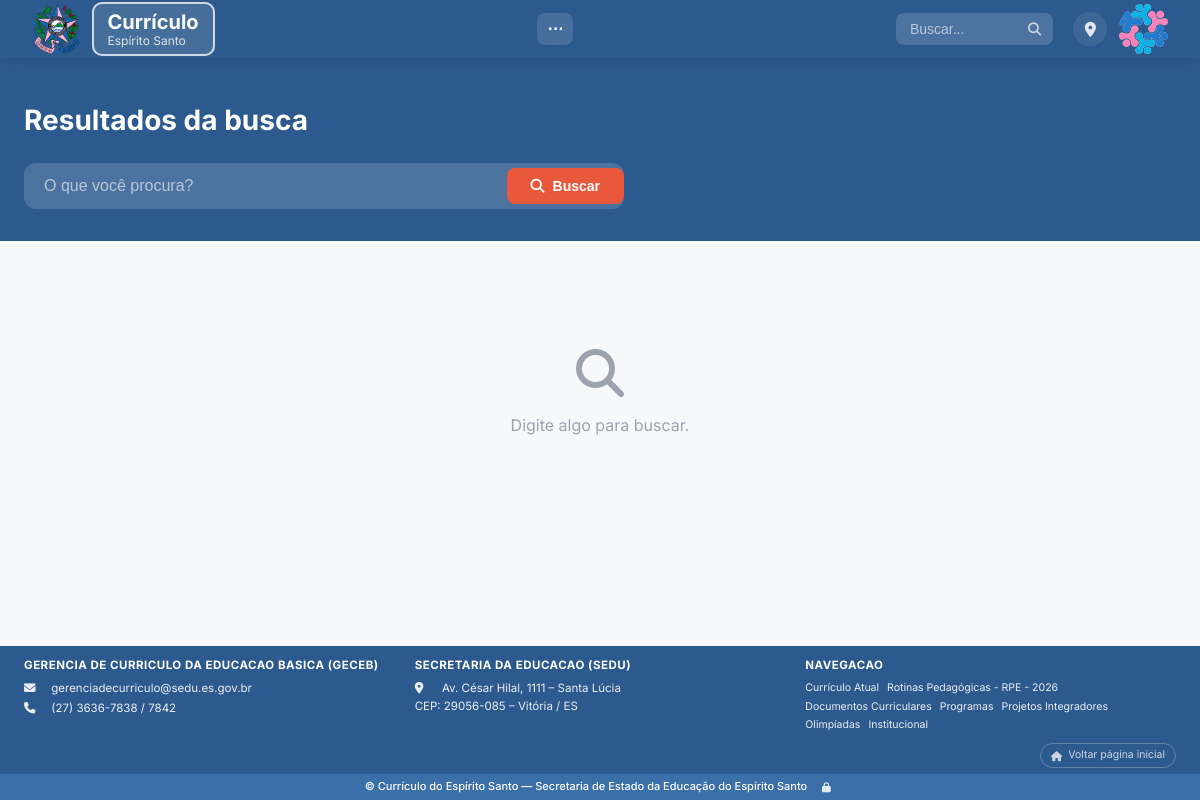
Page /busca/ on the committed database.
### conteudo/models.py (models this page shows, shortened)
class ConfiguracaoSite(models.Model):
    nome_site = models.CharField('Nome do site', max_length=200, default='Currículo do Espírito Santo')
    descricao = models.TextField('Descrição', default='Currículo da Educação Básica do Espírito Santo')
    home_titulo = models.CharField(
        'Título da página inicial', max_length=200,
        default='Currículo do Espírito Santo'
    )
    home_texto = models.TextField(
        'Texto da página inicial', blank=True,
        default='<p>Referencial curricular da Educação Básica, elaborado em regime de colaboração entre Estado e municípios.</p>'
    )
    email_contato = models.EmailField('E-mail de contato', default='gerenciadecurriculo@sedu.es.gov.br')
    telefone = models.CharField('Telefone', max_length=50, default='(27) 3636-7838 / 7842')
    endereco = models.TextField(
        'Endereço',
        default='Av. César Hilal, 1111 – Santa Lúcia\nCEP: 29056-085 – Vitória / ES'
    )
    logo = models.ImageField('Logo', upload_to='config/', blank=True, null=True)
    favicon = models.ImageField('Favicon', upload_to='config/', blank=True, null=True)
    rodape_col1_titulo = models.CharField('Rodape: titulo coluna 1', max_length=200, blank=True, default='GERENCIA DE CURRICULO DA EDUCACAO BASICA (GECEB)')
    rodape_col1_html = models.TextField('Rodape: conteudo coluna 1 (HTML)', blank=True)
    rodape_col2_titulo = models.CharField('Rodape: titulo coluna 2', max_length=200, blank=True, default='SECRETARIA DA EDUCACAO (SEDU)')
    rodape_col2_html = models.TextField('Rodape: conteudo coluna 2 (HTML)', blank=True)
    rodape_col3_titulo = models.CharField('Rodape: titulo coluna 3', max_length=200, blank=True, default='Navegacao')
    rodape_col3_html = models.TextField('Rodape: conteudo coluna 3 (HTML)', blank=True, help_text='Se vazio, exibe links automaticos das categorias do menu.')
    rodape_copyright = models.CharField('Rodape: texto copyright', max_length=300, blank=True)
    rodape_imagem = models.ImageField('Rodape: imagem/logo', upload_to='config/', blank=True, null=True)
    titulo_destaques = models.TextField('Título da seção "Destaques"', blank=True, default='Destaques')
    titulo_recentes = models.TextField('Título da seção "Conteúdos recentes"', blank=True, default='Conteúdos recentes')
    titulo_areas = models.TextField('Título da seção "Navegue por área"', blank=True, default='Navegue por área')
    icone_destaques = models.CharField('Ícone de "Destaques" (padrão do site)', max_length=100, blank=True)
    icone_destaques_imagem = models.FileField('Ícone de "Destaques" (imagem)', upload_to='icones_secao/', blank=True, null=True)
    icone_recentes = models.CharField('Ícone de "Conteúdos recentes" (padrão do site)', max_length=100, blank=True, default='fas fa-wand-magic-sparkles')
    icone_recentes_imagem = models.FileField('Ícone de "Conteúdos recentes" (imagem)', upload_to='icones_secao/', blank=True, null=True)
    icone_areas = models.CharField('Ícone de "Navegue por área" (padrão do site)', max_length=100, blank=True, default='fas fa-compass')
    icone_areas_imagem = models.FileField('Ícone de "Navegue por área" (imagem)', upload_to='icones_secao/', blank=True, null=True)
    class Meta:
        verbose_name = 'Configuração do site'
        verbose_name_plural = 'Configuração do site'
        permissions = [
            ('pode_acessar_organizador', 'Pode acessar: Organizador de Conteúdo'),
            ('pode_acessar_adicionar_arquivos', 'Pode acessar: Adicionar Arquivos'),
            ('pode_acessar_barra_superior', 'Pode acessar: Botões da Barra Superior'),
            ('pode_acessar_editor_rodape', 'Pode acessar: Editor do Rodapé'),
            ('pode_acessar_area_do_site', 'Pode acessar: Área do Site'),
            ('pode_acessar_estrutura_arvores', 'Pode acessar: Estrutura de Árvores'),
        ]
    @classmethod
    def get_config(cls):
        config, _ = cls.objects.get_or_create(pk=1)
        return config

class Categoria(models.Model):
    nome = models.CharField('Nome', max_length=200)
    slug = models.SlugField('URL amigável', max_length=200, unique=True, blank=True)
    descricao = models.TextField('Descrição', blank=True)
    icone = models.CharField(
        'Ícone', max_length=50, blank=True,
        help_text='Nome do ícone (ex: fas fa-book, fas fa-trophy)'
    )
    icone_imagem = models.FileField(
        'Ícone personalizado (imagem)', upload_to='icones_categoria/', blank=True, null=True,
        help_text='Envie uma imagem para usar como ícone deste botão, no lugar do ícone '
                  'automático/Font Awesome. Aceita qualquer formato (PNG, JPG, SVG, ICO, '
                  'WEBP...). Use uma imagem com fundo transparente para não prejudicar a '
                  'estética do botão. A imagem é ajustada automaticamente ao espaço do '
                  'ícone (sem cortar) tanto no botão principal quanto em subbotões. Se '
                  'preenchido, tem prioridade sobre o ícone escolhido.'
    )
    imagem = models.ImageField('Imagem de capa', upload_to='categorias/', blank=True, null=True)
    ordem = models.PositiveIntegerField('Ordem no menu', default=0)
    ativa = models.BooleanField('Ativa', default=True)
    categoria_pai = models.ForeignKey(
        'self', on_delete=models.CASCADE, null=True, blank=True,
        related_name='subcategorias', verbose_name='Categoria pai'
    )
    mostrar_menu_superior = models.BooleanField(
        'Aparecer na barra superior do site', default=False,
        help_text='Se marcado, o botão aparece na barra azul do topo da página '
                  'inicial e na lista "Navegação" do rodapé. Se desmarcado, some '
                  'dessas duas barras (mas a página da categoria continua existindo). '
                  'Vale apenas para botões do nível principal.'
    )
    mostrar_navegue_area = models.BooleanField(
        'Aparecer no "Navegue por área"', default=False,
        help_text='Se marcado, o botão aparece na seção "Navegue por área" da '
                  'página inicial. Se desmarcado, não aparece lá. '
                  'Vale apenas para botões do nível principal.'
    )
    mostrar_area_central = models.BooleanField(
        'Aparecer na área central (ao lado do Currículo Atual)', default=False,
        help_text='Se marcado, o botão aparece centralizado na página inicial, '
                  'ao lado do botão "Currículo Atual". Independente da barra '
                  'superior — pode marcar um, outro, os dois ou nenhum. A ordem '
                  'de exibição usa o mesmo campo "Ordem no menu". '
                  'Vale apenas para botões do nível principal.'
    )
    url_externa = models.URLField(
        'URL / Link de acesso externo', max_length=500, blank=True,
        help_text='Opcional. Se preenchido, ao clicar neste botão o visitante '
                  'será direcionado para este endereço externo em vez de abrir '
                  'a página interna da categoria.'
    )
    mostrar_conteudos_recentes = models.BooleanField(
        'Aparecer em Conteúdos Recentes', default=False,
        help_text='Se marcado, os conteúdos desta categoria poderão aparecer '
                  'automaticamente na área "Conteúdos Recentes" da página inicial.'
    )
    mostrar_como_card = models.BooleanField(
        'Mostrar como card grande na página do pai', default=True,
        help_text='Vale apenas para subcategorias (botões dentro de outro botão). '
                  'Se marcado, aparece como chip no topo E como card grande clicável '
                  'no meio da página do pai. Se desmarcado, aparece SOMENTE como chip '
                  'no topo (sem duplicar). Subáreas criadas pela função "Criar subárea '
                  'nos botões marcados" já nascem desmarcadas, por padrão.'
    )
    class Meta:
        verbose_name = 'Categoria'
        verbose_name_plural = 'Categorias'
        ordering = ['ordem', 'nome']
    @property
    def link_externo(self):
        url = (self.url_externa or '').strip()
        if not url:
            return ''
        if '://' in url or url.startswith(('mailto:', 'tel:', '//', '#', '/')):
            return url
        return 'https://' + url

### conteudo/views.py (the view, shortened to what this page needs)
# urls.py: path('busca/', views.busca, name='busca'),
def busca(request):
    from .busca_utils import filtrar_por_texto
    query = request.GET.get('q', '').strip()
    resultados = []
    categorias_encontradas = []
    return render(request, 'busca.html', {
        'query': query,
        'resultados': resultados,
        'categorias_encontradas': categorias_encontradas,
    })

### conteudo/context_processors.py (called while the page is built)
def site_config(request):
    return {
        'config': ConfiguracaoSite.get_config(),
        'menu_categorias': Categoria.objects.filter(
            ativa=True, categoria_pai__isnull=True, mostrar_menu_superior=True
        ),
    }

### inteligencia/ua_parser.py (called while the page is built, shortened)
def detectar_dispositivo(ua):
    if not ua:
        return 'desktop'

def detectar_navegador(ua):
    if not ua:
        return 'Outro'

### templates/busca.html (shortened to what this page needs)
{% extends 'base.html' %}
{% block logo_class %}logo-pulse{% endblock %}
{% block content %}
<section class="page-header">
    <div class="container">
        <h1>Resultados da busca</h1>
        <form action="{% url 'conteudo:busca' %}" class="search-form search-form-large">
            <input type="text" name="q" value="{{ query }}" placeholder="O que você procura?" class="search-input" autofocus>
            <button type="submit" class="btn btn-primary"><i class="fas fa-search"></i> Buscar</button>
        </form>
    </div>
</section>
<section class="section">
    <div class="container">
        {% if query %}
            {% if categorias_encontradas %}
            <div class="busca-categorias">
                <h3 class="busca-categorias-titulo"><i class="fas fa-folder-open"></i> Botões e áreas do site</h3>
                <div class="subcategories">
                    {% for cat in categorias_encontradas %}
                    <a href="{% url 'conteudo:categoria' cat.slug %}" class="subcategory-chip">
                        {% if cat.icone_imagem %}<img src="{{ cat.icone_imagem.url }}" alt="" class="icone-personalizado chip-icone-personalizado">
                        {% elif cat.icone %}<i class="{{ cat.icone }}"></i>{% endif %}
                        {{ cat.nome }}
                        {% if cat.categoria_pai %}<span class="chip-pai">em {{ cat.categoria_pai.nome }}</span>{% endif %}
                    </a>
                    {% endfor %}
                </div>
            </div>
            {% endif %}
            {% if resultados %}
            <p class="results-count">{{ resultados|length }} resultado{{ resultados|pluralize }} para "{{ query }}"</p>
            <div class="content-list">
                {% for item in resultados %}
                <a href="{% if item.link_externo %}{{ item.link_externo }}{% else %}{% url 'conteudo:conteudo_detalhe' item.slug %}{% endif %}"
                   class="list-item"
                   {% if item.link_externo %}target="_blank" rel="noopener"{% endif %}>
                    <div class="list-icon{% if item.icone_imagem %} sem-fundo{% endif %}">
                        {% if item.icone_imagem %}<img src="{{ item.icone_imagem.url }}" alt="" class="icone-personalizado">
                        {% else %}<i class="{{ item.icone_criativo }}"></i>{% endif %}
                    </div>
                    <div class="list-info">
                        <h3{% if item.texto_estilo_inline %} style="{{ item.texto_estilo_inline }}"{% endif %}>{{ item.titulo|default:item.get_tipo_display }}</h3>
                        {% if item.resumo %}<p>{{ item.resumo|truncatewords:25 }}</p>{% endif %}
                        <div class="list-meta">
                            {% if item.categoria %}<span>{{ item.categoria.nome }}</span>{% endif %}
                            <span>{{ item.data_publicacao|date:"d/m/Y" }}</span>
                        </div>
                    </div>
                </a>
                {% endfor %}
            </div>
            {% elif not categorias_encontradas %}
            <div class="empty-state">
                <i class="fas fa-search"></i>
                <p>Nenhum resultado encontrado para "{{ query }}".</p>
                <p>Tente buscar com outras palavras.</p>
            </div>
            {% endif %}
        {% else %}
        <div class="empty-state">
            <i class="fas fa-search"></i>
            <p>Digite algo para buscar.</p>
        </div>
        {% endif %}
    </div>
</section>
{% endblock %}

### templates/base.html (shortened to what this page needs)
{% load static %}
<!DOCTYPE html>
<html lang="pt-BR">
<head>
    <link rel="stylesheet" href="https://cdnjs.cloudflare.com/ajax/libs/font-awesome/6.5.1/css/all.min.css">
    <link rel="stylesheet" href="{% static 'css/style.css' %}?v=20260718-1">
</head>
<body>
<header class="header">
    <div class="container header-inner">
        <img src="{% static 'img/brasao-es.png' %}" alt="Brasão do Estado do Espírito Santo" class="header-brasao">
        <a href="{% url 'conteudo:home' %}" class="logo {% block logo_class %}{% endblock %}">
            <div class="logo-text">
                <span class="logo-title">Currículo</span>
                <span class="logo-subtitle">Espírito Santo</span>
            </div>
        </a>
        <nav class="nav">
            <button type="button" class="nav-more" id="navMore" aria-label="Mais categorias" title="Mais categorias">⋯</button>
        </nav>
        <form action="{% url 'conteudo:busca' %}" class="search-form">
            <input type="text" name="q" placeholder="Buscar..." value="{{ query|default:'' }}" class="search-input">
            <button type="submit" class="search-btn"><i class="fas fa-search"></i></button>
        </form>
        {% if config.endereco %}
        <a href="https://www.google.com/maps/search/?api=1&query={{ config.endereco|urlencode }}"
           target="_blank" rel="noopener" class="nav-localizacao"
           title="Ver a localização da SEDU no mapa">
            <i class="fas fa-location-dot"></i>
        </a>
        {% endif %}
        <img src="{% static 'img/gerenciaok.png' %}" alt="GECEB" class="header-geceb">
    </div>
</header>
<main class="main">
    {% block content %}{% endblock %}
</main>
<footer class="footer">
    <div class="container footer-inner">
        <div class="footer-info">
            <h3>{{ config.rodape_col1_titulo|default:"GERÊNCIA DE CURRÍCULO DA EDUCAÇÃO BÁSICA (GECEB)" }}</h3>
            {% if config.rodape_col1_html %}{{ config.rodape_col1_html|safe }}{% else %}
            <p><i class="fas fa-envelope"></i> {{ config.email_contato }}</p>
            <p><i class="fas fa-phone"></i> {{ config.telefone }}</p>
            {% endif %}
        </div>
        <div class="footer-info">
            <h3>{{ config.rodape_col2_titulo|default:"SECRETARIA DA EDUCAÇÃO (SEDU)" }}</h3>
            {% if config.rodape_col2_html %}{{ config.rodape_col2_html|safe }}{% else %}
            <p><i class="fas fa-map-marker-alt"></i> {{ config.endereco|linebreaksbr }}</p>
            {% endif %}
        </div>
        <div class="footer-links">
            <h3>{{ config.rodape_col3_titulo|default:"Navegação" }}</h3>
            {% if config.rodape_col3_html %}{{ config.rodape_col3_html|safe }}{% else %}
            {% for cat in menu_categorias %}
            <a href="{% url 'conteudo:categoria' cat.slug %}">{{ cat.nome }}</a>
            {% endfor %}
            {% endif %}
        </div>
    </div>
    <div class="container footer-voltar-wrap">
        <a href="{% url 'conteudo:home' %}"
           class="footer-voltar-inicio{% if request.path != '/' %} pulse{% endif %}"
           title="Voltar à página inicial">
            <i class="fas fa-house"></i> Voltar página inicial
        </a>
    </div>
    <div class="footer-bottom">
        <div class="container footer-bottom-inner">
            <p>{% if config.rodape_copyright %}{{ config.rodape_copyright }}{% else %}&copy; {{ config.nome_site }} — Secretaria de Estado da Educação do Espírito Santo{% endif %}</p>
            <a href="/admin/" class="admin-access-btn" title="Área administrativa">
                <i class="fas fa-lock"></i>
            </a>
        </div>
    </div>
</footer>
</body>
</html>

### rows in the picture
ConfiguracaoSite: rodape_col1_titulo "GERENCIA DE CURRICULO DA EDUCACAO BASICA (GECEB)", email_contato "gerenciadecurriculo@sedu.es.gov.br", telefone "(27) 3636-7838 / 7842", rodape_col2_titulo "SECRETARIA DA EDUCACAO (SEDU)", endereco "Av. César Hilal, 1111 – Santa Lúcia CEP: 29056-085 – Vitória / ES", rodape_col3_titulo "NAVEGACAO", nome_site "Currículo do Espírito Santo"
Categoria: nome "Currículo Atual"
Categoria: nome "Rotinas Pedagógicas - RPE - 2026"
Categoria: nome "Documentos Curriculares"
Categoria: nome "Programas"
Categoria: nome "Projetos Integradores"
Categoria: nome "Olimpíadas"
Categoria: nome "Institucional"
